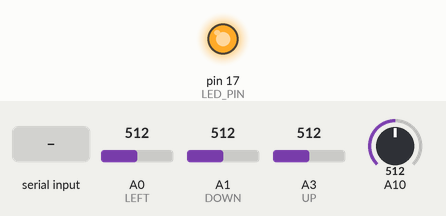
The sketch below on a simulated Arduino Leonardo, built with avr-gcc and run on an emulated ATmega32U4. Parts: output pins drawn as LEDs (lit = HIGH). Inputs (shaded band) come from the test bench; at power-on: A0 (LEFT) = 512, A1 (DOWN) = 512, A3 (UP) = 512, A10 = 512. USB keyboard and mouse output is not drawn; what the sketch prints to the serial monitor is not drawn.

Above: at 1.2 s.
1.3 s: byte 1 (1) received over Serial
Timing chart, 0 to 4.3 s (numbered marks = the images above; inputs shaded):
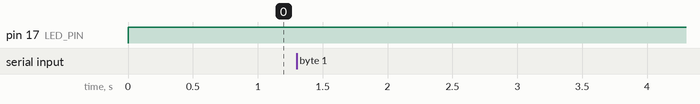

The sketch:

blink-debounced.ino
```cpp
#include <Joystick.h>
#include <EEPROMex.h>

#ifndef cbi
  #define cbi(sfr, bit) (_SFR_BYTE(sfr) &= ~_BV(bit))
#endif
#ifndef sbi
  #define sbi(sfr, bit) (_SFR_BYTE(sfr) |= _BV(bit))
#endif

void SetFastADC()
{

    // set prescale to 16. s == 1, x ==0 from prescale table.
    // 16 == 78000 hz, default is 128 which is 9600hz
    // https://github.com/teejusb/fsr/issues/26
    sbi(ADCSRA,ADPS2) ;
    cbi(ADCSRA,ADPS1) ;
    cbi(ADCSRA,ADPS0) ;

}

//This is the LED pin for a Teensy LC, may need to change on other boards
const int LED_PIN = 17;
//The analog threshold value for triggering a button

unsigned long time_now = 0;

//todo: set these pins
const int LEFT = 18;
const int DOWN = 19;
const int UP = 21;
const int RIGHT = 10;

unsigned long DEBOUNCE_TIME[] = { 5000, 5000, 5000, 5000};  //5000 = 5ms, 50000 = 50ms
int pins[4] = {LEFT,DOWN,UP,RIGHT};
int sens[4] = {800, 350, 775, 550}; //sensitivity. Below = trigger.
bool filtered[4] = {false, false, false, false};
long unsigned int debounce_timer[4] = {0}; //last change to output
bool DEBUG = false;

const int SENS_OFFSET_EEPROM = 0;
const int DEBOUNCE_OFFSET_EEPROM = sizeof(int)*4;


void WriteIntsToEEPROM(int offset, int target[])
{
    for (int i = 0; i < 4; i++) {
        EEPROM.updateInt(offset + i*sizeof(int), target[i]);
    }
}

void ReadIntsFromEEPROM(int offset, int target[])
{
    for (int i = 0; i < 4; i++) {
        uint16_t value = EEPROM.readInt(offset + i*sizeof(int));
        if (value != 0xFFFF)
        {
            target[i] = (int)value;
        }
    }
}

void ReadLongsFromEEPROM(int offset, int target[])
{
  for (int i = 0; i < 4; i++)
  {
    uint32_t value = EEPROM.readLong(offset + i*sizeof(long));
    if (value != 0xFFFFFFFF)
    {
      target[i] = (long)value;
    }
  }
}

void WriteLongsToEEPROM(int offset, unsigned long target[])
{
  for (int i = 0; i < 4; i++)
  {
    EEPROM.updateLong(offset + i*sizeof(long), target[i]);
  }
}

void setup() {

  Serial.begin(9600);
  pinMode(LED_PIN, OUTPUT);

  //The analog pins are configured with internal pull-up resistors, which makes for a very simple circuit
  //However this method does not support useful pressure sensitivity adjustments
  //By soldering 1K resistors as pull-ups on the board, you can make the buttons require more pressure
  //The first version did that, but making the buttons more difficult didn't seem very desirable
  pinMode(LEFT, INPUT);
  pinMode(DOWN, INPUT);
  pinMode(RIGHT, INPUT);
  pinMode(UP, INPUT);
  SetFastADC();
  ReadIntsFromEEPROM(SENS_OFFSET_EEPROM, sens);
  //todo: implement.
  //ReadConfigFromEEPROM(DEBOUNCE_OFFSET_EEPROM, DEBOUNCE_TIME);
  Joystick.begin(false);
}


void loop() {

  //analog read values
  int a[4] = {0,0,0,0};

  //check if any buttons are pressed, so we know whether to light the LED
  bool pressed = false;

  //read each pin, and set that Joystick button appropriately
  for(int i = 0; i < 4; ++i)
  {
    int value = analogRead(pins[i]);
    if (value >= 1023 || value <= 100) value = filtered[i]; //use old value on error.
    a[i] = value;
    bool newValue = a[i] < sens[i];
    bool oldValue = filtered[i];
    bool timerValid = (time_now - debounce_timer[i]) >= DEBOUNCE_TIME[i];

    if (timerValid && newValue != oldValue)
    {
        if (newValue) {
            Joystick.pressButton(i);
            filtered[i] = true;
            debounce_timer[i] = time_now;
        } else if (!newValue) {
            Joystick.releaseButton(i);
            filtered[i] = false;
            debounce_timer[i] = time_now;
        }
    }


    if (filtered[i])
    {
        pressed = true;
    }
  }

  //Illuminate the LED if a button is pressed
  if(pressed) {
    digitalWrite(LED_PIN, LOW);
    TXLED1;
  }
  else {
    digitalWrite(LED_PIN, HIGH);
    TXLED0;
  }

  //Enable this block if you need to debug the electricals of the pad
  if(DEBUG)
  {
    char buffer [128]; // must be large enough for your whole string!
    sprintf (buffer, "Pins: %d,%d,%d,%d\n", a[0],a[1],a[2],a[3]);
    Serial.println (buffer);
    sprintf (buffer, "Sens: %d,%d,%d,%d\n", sens[0],sens[1],sens[2],sens[3]);
    Serial.println (buffer);
    sprintf (buffer, "Debounce: %lu,%lu,%lu,%lu\n", DEBOUNCE_TIME[0], DEBOUNCE_TIME[1], DEBOUNCE_TIME[2], DEBOUNCE_TIME[3]);
    Serial.println (buffer);
    delay(10);
  }

  if (Serial.available() >= 1)
  {
      int messageType = Serial.read();
      if (messageType == 1)
      {
          DEBUG = true;
      }
      else if (messageType == 2)
      {
          DEBUG = false;
      }
      else if (messageType == 3)
      {
          ReadIntsFromSerial(sens);
          WriteIntsToEEPROM(SENS_OFFSET_EEPROM, sens);
      }
      else if (messageType == 4)
      {

          ReadLongsFromSerial(DEBOUNCE_TIME);
          WriteLongsToEEPROM(DEBOUNCE_OFFSET_EEPROM, DEBOUNCE_TIME);
      }
  }

  Joystick.sendState();

  //busy wait version of delay. More accurate
  while (micros() - time_now < 1000) {}
  time_now = micros();


}

void ReadIntsFromSerial(int target[])
{
    for (int i = 0; i < 4; i++)
    {
        int v1 = Serial.read();
        int v2 = Serial.read();
        int value = (v1 << 8) + v2;
        target[i] = value;
    }
}

void ReadLongsFromSerial(unsigned long target[])
{
    for (int i = 0; i < 4; i++)
    {
        long v1 = Serial.read();
        long v2 = Serial.read();
        long v3 = Serial.read();
        long v4 = Serial.read();
        long value = (v1 << 24) + (v2 << 16) + (v3 << 8) + v4;
        if (value > 100000){
          value = 100000; //100ms
        }
        target[i] = value;
    }
}
```

Measured:
- after the input at 1.3 s, every drawn part: stays the same
